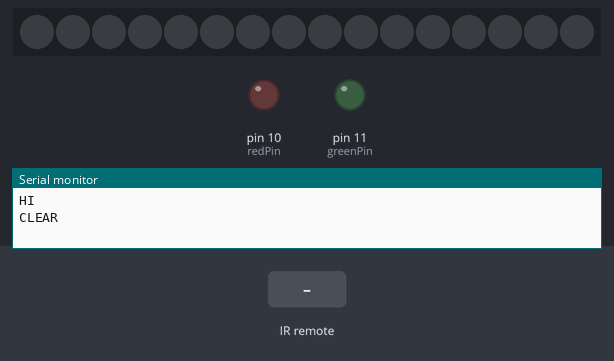
Recording of a sketch running on a simulated Arduino Uno, built with avr-gcc and run on an emulated ATmega328P. Parts: 16 RGB LEDs in strip order, left to right, output pins drawn as LEDs (lit = HIGH), the last lines printed to the serial monitor. Inputs (shaded band) come from the test bench. Dim RGB values are drawn brighter than linear; the strip is taken to match the declared colour order; random numbers use the default seed unless the sketch sets one.

Above: at 1.7 s.
1.8 s: infrared code 0xFFA25D received
At 3.1 s:
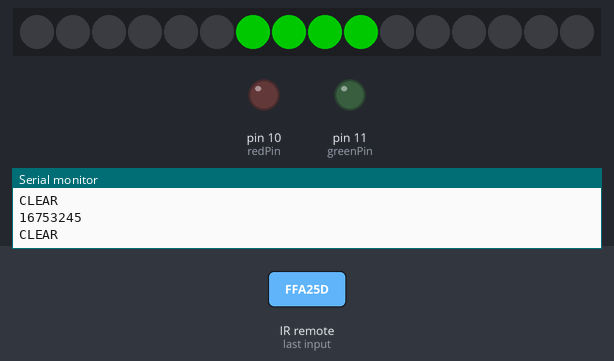
4.8 s: infrared code 0xFFE21D received
At 7.6 s:
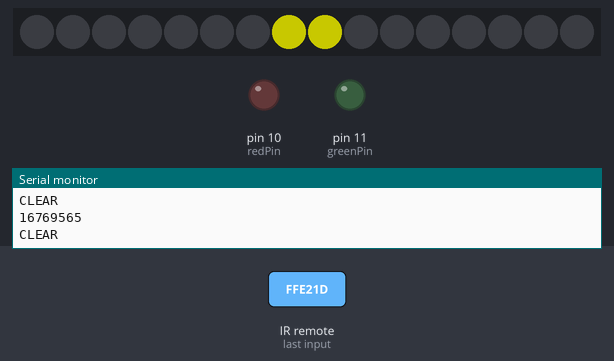
10.8 s: infrared code 0xFF6897 received
At 12.5 s:
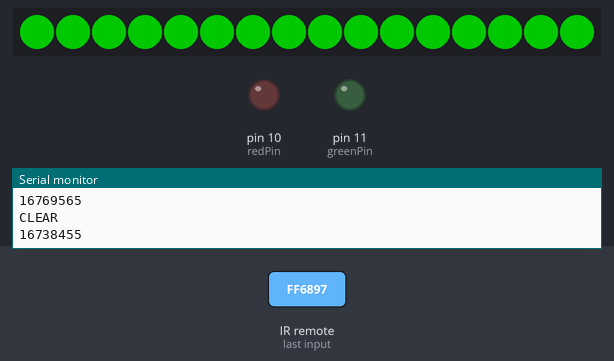
13.8 s: infrared code 0xFF629D received
At 18.1 s:
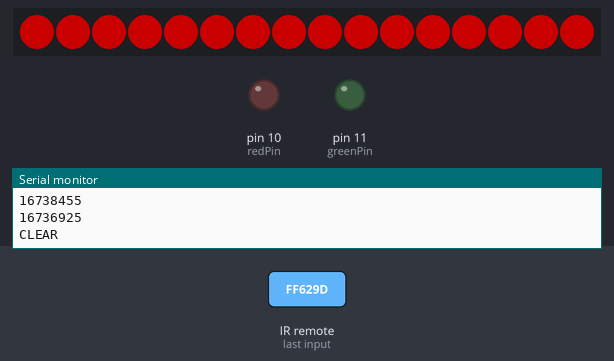
18.3 s: infrared code 0xFF22DD received
At 20.6 s:
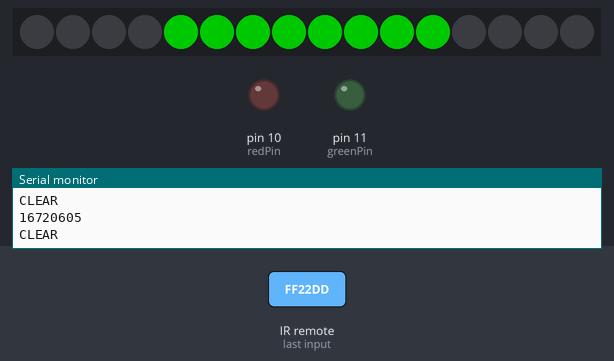
Timing chart, 0 to 20.8 s (numbered marks = the images above; inputs shaded):
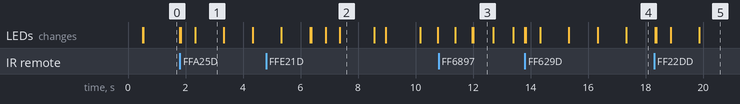

Measured:
- after the input at 1.8 s, the LEDs: first change at once (image 1 shows a later state)
- after the input at 18.3 s, the LEDs: first change at once (image 5 shows a later state)
- what the display in image 1 shows lasts 1.0 s, from 2.3 s to 3.3 s
- what the display in image 3 shows lasts 0.7 s, from 12.0 s to 12.7 s

The sketch:

watch_the_lights.ino
```cpp
#include <IRremote.h>
#include <Adafruit_NeoPixel.h>

const int RECV_PIN = 7;
IRrecv irrecv(RECV_PIN);
decode_results results;
#define LED_PIN    8
#define LED_COUNT  16

Adafruit_NeoPixel strip(LED_COUNT, LED_PIN, NEO_RGB);
// GRB
const uint32_t OFF = strip.Color(0, 0, 0);
const uint32_t RED = strip.Color(0, 255, 0);
const uint32_t YELLOW = strip.Color(255, 255, 0);
const uint32_t ORANGE = strip.Color(100, 255, 0);
const uint32_t GREEN = strip.Color(255, 0, 0);

const int redPin = 10;
const int greenPin = 11;

unsigned long previousMillis = 0;
int loop_delay = 0;
int loop_type = 0;
int red_state = LOW;
int green_state = LOW;
int BRIGHTNESS = 100;

const int min_delays[] = {0, 5700, 5700, 5700, 100, 100};
const int max_delays[] = {0, 15000, 15000, 15000, 3000, 3000};

void setup(){
  irrecv.enableIRIn();
  irrecv.blink13(true);
  pinMode(redPin, OUTPUT);
  pinMode(greenPin, OUTPUT);
  Serial.begin(115200);
  Serial.println("HI");
  previousMillis = 0;
  clear();
  hello();
}

void hello() {
  for( int n = 0; n < 4; n++ ) {
    for( int i = 0; i < LED_COUNT; i++ ) {
       strip.setPixelColor(i, random(255), random(255) , random(255));
    }
    strip.show();
    delay(2);
  }
  strip.clear();
  strip.show();
}

void clear() {
  Serial.println("CLEAR");
  strip.begin();           // INITIALIZE NeoPixel strip object (REQUIRED)
  strip.setBrightness(BRIGHTNESS);
  strip.clear();
  strip.show();
  delay(500);
}

void basic() {
  clear();
  strip.setPixelColor(8, RED);
  strip.setPixelColor(7, RED);
  strip.setPixelColor(9, RED);
  strip.setPixelColor(6, RED);
  strip.show();
  delay(1000);
  strip.setPixelColor(5, RED);
  strip.setPixelColor(10, RED);
  strip.setPixelColor(4, RED);
  strip.setPixelColor(11, RED);
  strip.show();
  delay(1000);
  strip.setPixelColor(2, ORANGE);
  strip.setPixelColor(3, ORANGE);
  strip.setPixelColor(12, ORANGE);
  strip.setPixelColor(13, ORANGE);
  strip.show();
  delay(1000);
  strip.setPixelColor(0, GREEN);
  strip.setPixelColor(1, GREEN);
  strip.setPixelColor(14, GREEN);
  strip.setPixelColor(15, GREEN);
  strip.show();
  delay(1000);
}


void basic_fill() {
  clear();
  strip.setPixelColor(8, RED);
  strip.setPixelColor(7, RED);
  strip.setPixelColor(9, RED);
  strip.setPixelColor(6, RED);
  strip.show();
  delay(1000);
  strip.setPixelColor(5, RED);
  strip.setPixelColor(10, RED);
  strip.setPixelColor(4, RED);
  strip.setPixelColor(11, RED);
  strip.show();
  delay(1000);
  strip.setPixelColor(2, ORANGE);
  strip.setPixelColor(3, ORANGE);
  strip.setPixelColor(12, ORANGE);
  strip.setPixelColor(13, ORANGE);
  strip.show();
  delay(1000);
  strip.fill(GREEN, 0, 16);
  strip.show();
  delay(1000);
}


void drag() {
  clear();
  strip.setPixelColor(8, YELLOW);
  strip.show();
  delay(500);
  strip.setPixelColor(7, YELLOW);
  strip.show();
  delay(1200);
  strip.setPixelColor(9, YELLOW);
  strip.show();
  delay(400);
  strip.setPixelColor(6, YELLOW);
  strip.show();
  delay(1200);
  strip.setPixelColor(5, ORANGE);
  strip.setPixelColor(10, ORANGE);
  strip.show();
  delay(600);
  strip.setPixelColor(5, OFF);
  strip.setPixelColor(10, OFF);
  strip.setPixelColor(4, ORANGE);
  strip.setPixelColor(11, ORANGE);
  strip.show();
  delay(600);
  strip.setPixelColor(4, OFF);
  strip.setPixelColor(11, OFF);
  strip.setPixelColor(3, ORANGE);
  strip.setPixelColor(12, ORANGE);
  strip.show();
  delay(600);
  strip.setPixelColor(3, OFF);
  strip.setPixelColor(12, OFF);
  strip.setPixelColor(0, GREEN);
  strip.setPixelColor(1, GREEN);
  strip.setPixelColor(2, GREEN);
  strip.setPixelColor(13, GREEN);
  strip.setPixelColor(14, GREEN);
  strip.setPixelColor(15, GREEN);
  strip.show();
}

void alt_red() {
  red_state = !red_state;
  if (red_state) {
      strip.fill(RED, 0, 16);
  } else {
      strip.clear();
  }
  strip.show();
}

void alt_green() {
  green_state = !green_state;
  if (green_state) {
      strip.fill(GREEN, 0, 16);
  } else {
      strip.clear();
  }
  strip.show();
}


void loop(){
    if (irrecv.decode(&results)){
        Serial.println(results.value);
        hello();
        switch(results.value){
          case 16753245: //Keypad button "1"
            loop_type = 0;
            basic();
            break;

          case 16736925: //Keypad button "2"
            loop_type = 0;
            basic_fill();
            break;

          case 16769565: //Keypad button "3"
            loop_type = 0;
            drag();
            break;

          case 16720605: //Keypad button "4"
            loop_delay = 10000;
            previousMillis = loop_delay * -1;
            loop_type = 1;
            break;

          case 16712445: //Keypad button "5"
            loop_delay = 10000;
            previousMillis = loop_delay * -1;
            loop_type = 2;
            break;

          case 16761405: //Keypad button "6"
            loop_delay = 10000;
            previousMillis = loop_delay * -1;
            loop_type = 3;
            break;

          case 16769055: //Keypad button "7"
            loop_delay = 15000;
            previousMillis = loop_delay * -1;
            loop_type = 1;
            break;

          case 16754775: //Keypad button "8"
            loop_delay = 15000;
            previousMillis = loop_delay * -1;
            loop_type = 2;
            break;

          case 16748655: //Keypad button "9"
            loop_delay = 15000;
            previousMillis = loop_delay * -1;
            loop_type = 3;
            break;

          case 16738455: //Keypad button *
            loop_delay = 700;
            previousMillis = loop_delay * -1;
            loop_type = 4;
            break;

          case 16756815: //Keypad button #
            loop_delay = 700;
            previousMillis = loop_delay * -1;
            loop_type = 5;
            break;

          case 16716015: //Keypad button left
            if (min_delays[loop_type] < loop_delay)
                loop_delay -= 100;
            break;

          case 16734885: //Keypad button right
            if (max_delays[loop_type] > loop_delay)
                loop_delay += 100;
            break;

          case 16718055: //Keypad button up
            if (BRIGHTNESS < 255)
                BRIGHTNESS += 25;
            strip.setBrightness(BRIGHTNESS);
            break;

          case 16730805: //Keypad button up
            if (BRIGHTNESS > 10)
                BRIGHTNESS -= 25;
            strip.setBrightness(BRIGHTNESS);
            break;

          case 16750695:
            clear();
            loop_type = 0;

        }
        irrecv.resume();
    }

    unsigned long currentMillis = millis();
    //Serial.print("currentMillis: ");
    //Serial.println(currentMillis);
    //Serial.print("previousMillis: ");
    //Serial.println(previousMillis);
    //Serial.print("currentMillis - previousMillis: ");
    //Serial.println(currentMillis - previousMillis);
    //Serial.print("loop_type: ");
    //Serial.println(loop_type);
    if ((loop_type != 0) && (currentMillis - previousMillis >= loop_delay)) {
      // save the last time you blinked the LED
      switch(loop_type) {
          case 1:
              basic();
              break;
          case 2:
              basic_fill();
              break;
          case 3:
              drag();
              break;
          case 4:
              alt_red();
              break;
          case 5:
              alt_green();
              break;
      }
      previousMillis = currentMillis;
   }
}
```
